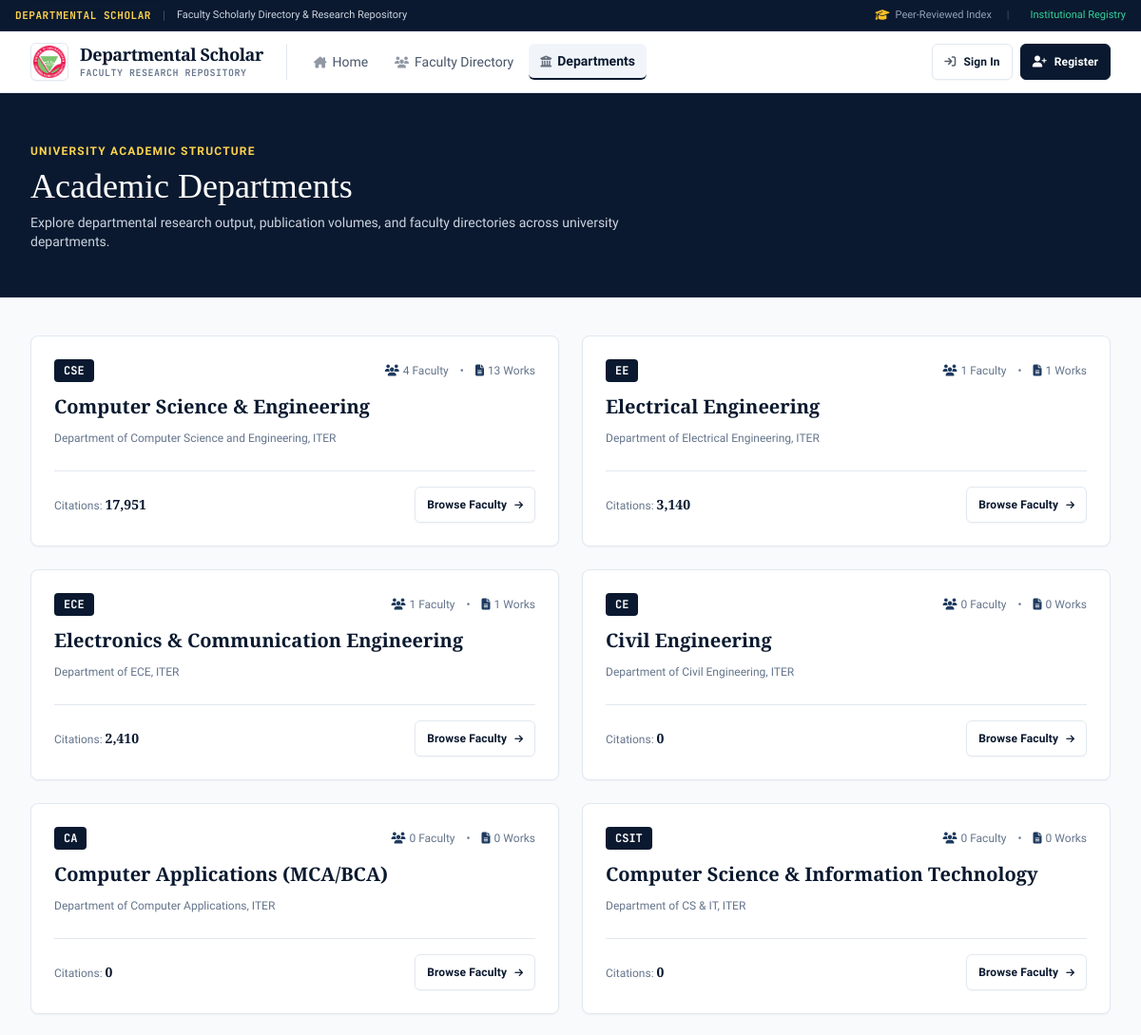
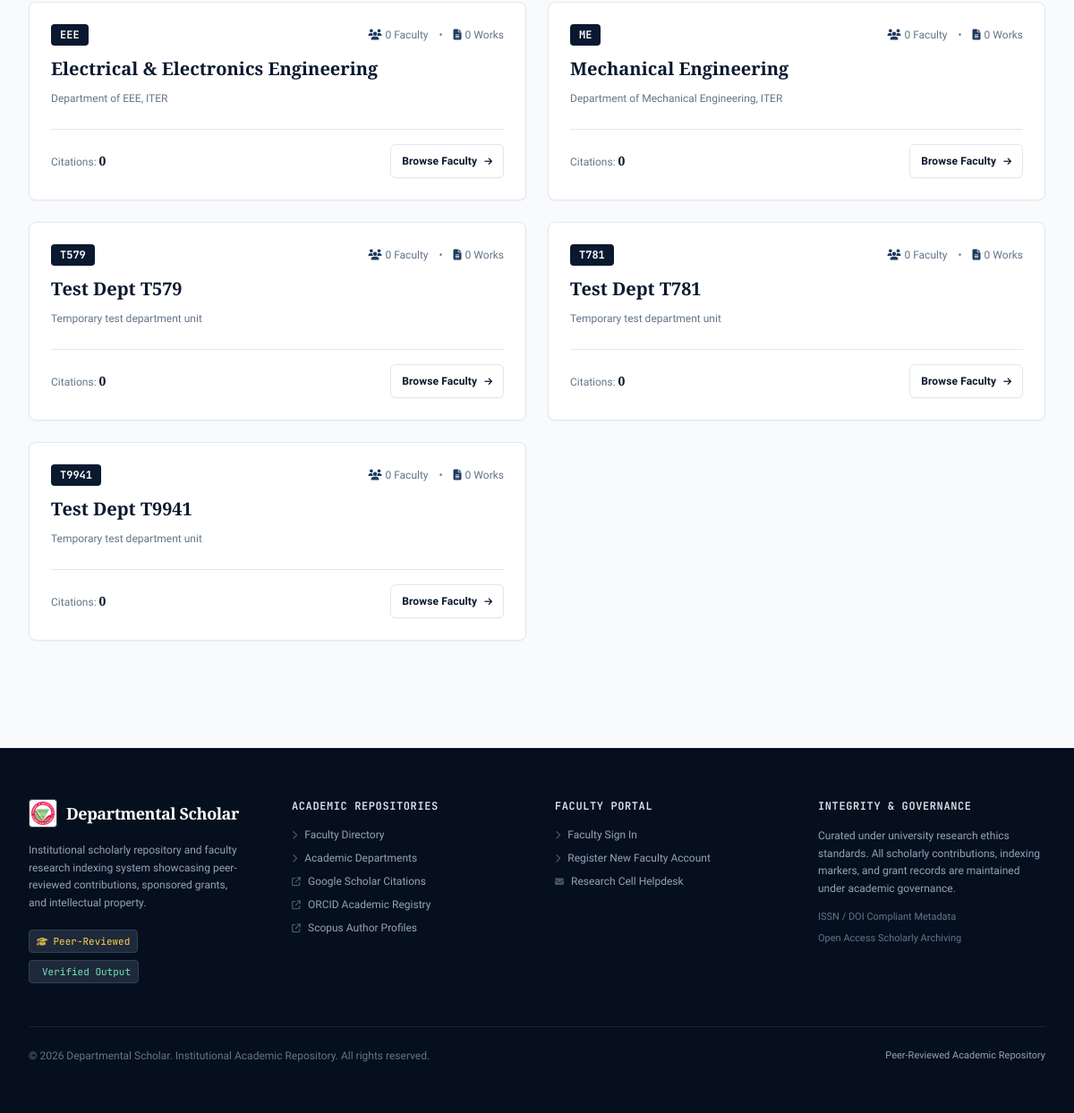
The page /departments.php on the database its author committed (2 pictures, top to bottom).
### tables this page shows
CREATE TABLE `departments` (
  `id` int(11) NOT NULL AUTO_INCREMENT,
  `code` varchar(20) NOT NULL,
  `name` varchar(191) NOT NULL,
  `description` text DEFAULT NULL,
  `created_at` timestamp NOT NULL DEFAULT current_timestamp(),
  PRIMARY KEY (`id`),
  UNIQUE KEY `code` (`code`)
);

### includes/helpers.php (called while the page is built, shortened)
<?php
function e(?string $value): string {
    return htmlspecialchars($value ?? '', ENT_QUOTES, 'UTF-8');
}
    ?>
    <?php
function url(string $path = ''): string {
    $trimmed = ltrim($path, '/');
    return rtrim(BASE_URL, '/') . ($trimmed ? '/' . $trimmed : '');
}

### departments.php (the view, shortened to what this page needs)
<?php
require_once __DIR__ . '/includes/helpers.php';
$db = Database::getConnection();
$deptStmt = $db->query("
    SELECT d.*,
           COUNT(DISTINCT fp.id) as faculty_count,
           COUNT(DISTINCT p.id) as publication_count,
           COALESCE(SUM(fp.total_citations), 0) as dept_citations
    FROM departments d
    LEFT JOIN faculty_profiles fp ON fp.department_id = d.id AND fp.is_verified = 1
    LEFT JOIN publications p ON p.faculty_profile_id = fp.id
    GROUP BY d.id
    ORDER BY faculty_count DESC, d.name ASC
");
$departments = $deptStmt->fetchAll(PDO::FETCH_ASSOC);
require_once __DIR__ . '/includes/header.php';
?>
<section class="bg-oxford-navy text-white py-10 sm:py-12 border-b border-oxford-blue/60">
    <div class="max-w-7xl mx-auto px-4 sm:px-6 lg:px-8">
        <span class="text-xs font-semibold text-amber-300 uppercase tracking-widest font-sans">University Academic Structure</span>
        <h1 class="font-serif text-2xl sm:text-4xl font-normal text-white mt-1.5 leading-tight">Academic Departments</h1>
        <p class="text-xs sm:text-sm text-slate-300 mt-2 max-w-2xl leading-relaxed font-sans">
            Explore departmental research output, publication volumes, and faculty directories across university departments.
        </p>
    </div>
</section>
<div class="max-w-7xl mx-auto px-4 sm:px-6 lg:px-8 py-10">
    <div class="grid grid-cols-1 md:grid-cols-2 gap-6">
        <?php foreach ($departments as $dept): ?>
            <div class="academic-card p-6 flex flex-col justify-between group hover:border-oxford-slate transition shadow-xs">
                <div>
                    <div class="flex items-center justify-between mb-3">
                        <span class="px-2.5 py-1 rounded-[4px] bg-oxford-navy text-white text-xs font-mono font-bold">
                            <?= e($dept['code']) ?>
                        </span>
                        <div class="flex items-center gap-3 text-xs text-slate-500 font-sans">
                            <span><i class="fa-solid fa-users text-oxford-slate mr-1"></i><?= (int)$dept['faculty_count'] ?> Faculty</span>
                            <span>•</span>
                            <span><i class="fa-solid fa-file-lines text-oxford-slate mr-1"></i><?= (int)$dept['publication_count'] ?> Works</span>
                        </div>
                    </div>
                    <h2 class="font-serif font-bold text-xl text-oxford-navy leading-snug group-hover:text-oxford-blue transition">
                        <a href="<?= url('directory.php?dept=' . urlencode($dept['code'])) ?>">
                            <?= e($dept['name']) ?>
                        </a>
                    </h2>
                    <p class="text-xs text-scholar-muted mt-2.5 leading-relaxed font-sans">
                        <?= e($dept['description'] ?? 'Academic division of ' . $dept['name'] . ', fostering peer-reviewed research, doctoral mentoring, and scientific advancement.') ?>
                    </p>
                </div>
                <div class="mt-6 pt-4 border-t border-scholar-border flex items-center justify-between">
                    <span class="text-xs text-slate-500 font-sans">
                        Citations: <strong class="text-oxford-navy font-serif font-bold text-sm"><?= number_format($dept['dept_citations']) ?></strong>
                    </span>
                    <a href="<?= url('directory.php?dept=' . urlencode($dept['code'])) ?>"
                       class="btn-academic-secondary text-xs !py-1.5 !px-3 group-hover:border-oxford-slate">
                        <span>Browse Faculty</span>
                        <i class="fa-solid fa-arrow-right text-[10px]"></i>
                    </a>
                </div>
            </div>
        <?php endforeach; ?>
    </div>
</div>
<?php require_once __DIR__ . '/includes/footer.php'; ?>

### assets/css/scholar.css (style rules this page uses)
:root { --oxford-navy: #0A192F; --oxford-dark: #060F1E; --oxford-blue: #162C4E; --oxford-slate: #1E3A5F; --oxford-accent: #2563EB; --academic-gold: #926315; --academic-gold-light: #FDF9F0; --academic-gold-border: #E8D5B0; --academic-amber: #B45309; --scholar-bg: #F8FAFC; --scholar-surface: #FFFFFF; --scholar-surface-muted: #F1F5F9; --scholar-text: #0F172A; --scholar-text-secondary: #334155; --scholar-muted: #64748B; --scholar-subtle: #94A3B8; --scholar-border: #E2E8F0; --scholar-border-light: #F1F5F9; --scholar-border-strong: #CBD5E1; --scholar-green: #0D7A53; --scholar-green-light: #EDF7F2; --scholar-green-border: #A3D9C1; --scholar-danger: #BE123C; --scholar-danger-light: #FFF1F2; --scholar-danger-border: #FECDD3; --scholar-link: #1D4ED8; --font-serif: 'EB Garamond', Georgia, Cambria, 'Times New Roman', serif; --font-display: 'EB Garamond', Georgia, serif; --font-sans: 'Plus Jakarta Sans', system-ui, -apple-system, BlinkMacSystemFont, 'Segoe UI', Roboto, sans-serif; --font-mono: 'JetBrains Mono', 'SFMono-Regular', Menlo, Monaco, Consolas, monospace; --radius-tag: 4px; --radius-control: 6px; --radius-card: 8px; --radius-modal: 10px; --shadow-xs: 0 1px 2px 0 rgba(10, 25, 47, 0.04); --shadow-sm: 0 1px 3px 0 rgba(10, 25, 47, 0.06), 0 1px 2px -1px rgba(10, 25, 47, 0.04); --shadow-md: 0 4px 6px -1px rgba(10, 25, 47, 0.07), 0 2px 4px -2px rgba(10, 25, 47, 0.04); --shadow-lg: 0 10px 15px -3px rgba(10, 25, 47, 0.08), 0 4px 6px -4px rgba(10, 25, 47, 0.03); --shadow-xl: 0 20px 25px -5px rgba(10, 25, 47, 0.10), 0 8px 10px -6px rgba(10, 25, 47, 0.04); }
html { font-feature-settings: "cv02", "cv03", "cv04", "cv11"; scroll-behavior: smooth; }
body { font-family: var(--font-sans); background-color: var(--scholar-bg); color: var(--scholar-text); line-height: 1.6; -webkit-font-smoothing: antialiased; -moz-osx-font-smoothing: grayscale; }
.btn-academic-secondary { background-color: #FFFFFF; color: var(--oxford-navy); font-family: var(--font-sans); font-weight: 600; font-size: 0.8125rem; letter-spacing: 0.01em; padding: 0.5625rem 1.125rem; border-radius: var(--radius-control); border: 1px solid var(--scholar-border); display: inline-flex; align-items: center; justify-content: center; gap: 0.5rem; cursor: pointer; transition: all 140ms ease; box-shadow: var(--shadow-xs); text-decoration: none; min-height: 38px; }
.academic-card { background-color: var(--scholar-surface); border: 1px solid var(--scholar-border); border-radius: var(--radius-card); box-shadow: var(--shadow-xs); transition: border-color 180ms ease, box-shadow 180ms ease; }

### rows shown on the page
departments: code "CSE", faculty_count "4", publication_count "13", name "Computer Science & Engineering", description "Department of Computer Science and Engineering, ITER", dept_citations "17,951"
departments: code "EE", faculty_count "1", publication_count "1", name "Electrical Engineering", description "Department of Electrical Engineering, ITER", dept_citations "3,140"
departments: code "ECE", faculty_count "1", publication_count "1", name "Electronics & Communication Engineering", description "Department of ECE, ITER", dept_citations "2,410"
departments: code "CE", faculty_count "0", publication_count "0", name "Civil Engineering", description "Department of Civil Engineering, ITER", dept_citations "0"
departments: code "CA", faculty_count "0", publication_count "0", name "Computer Applications (MCA/BCA)", description "Department of Computer Applications, ITER", dept_citations "0"
departments: code "CSIT", faculty_count "0", publication_count "0", name "Computer Science & Information Technology", description "Department of CS & IT, ITER", dept_citations "0"
departments: code "EEE", faculty_count "0", publication_count "0", name "Electrical & Electronics Engineering", description "Department of EEE, ITER", dept_citations "0"
departments: code "ME", faculty_count "0", publication_count "0", name "Mechanical Engineering", description "Department of Mechanical Engineering, ITER", dept_citations "0"
departments: code "T579", faculty_count "0", publication_count "0", name "Test Dept T579", description "Temporary test department unit", dept_citations "0"
departments: code "T781", faculty_count "0", publication_count "0", name "Test Dept T781", description "Temporary test department unit", dept_citations "0"
departments: code "T9941", faculty_count "0", publication_count "0", name "Test Dept T9941", description "Temporary test department unit", dept_citations "0"
